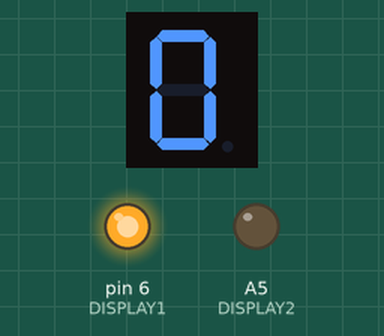
A sketch run on a simulated Teensy 3. Shown: 1-digit seven-segment display, output pins drawn as LEDs (lit = HIGH). Wiring (inferred from the names in the program): 1-digit 7-segment display, segments lit when LOW: segments A7, A6, pin 4, pin 3, pin 2, A8, A9, pin 5. The segment pins are drawn as the display they are named for; pins used as bus, display or sensor lines are not drawn.

Above: at 0.1 s.
At 32.6 s:
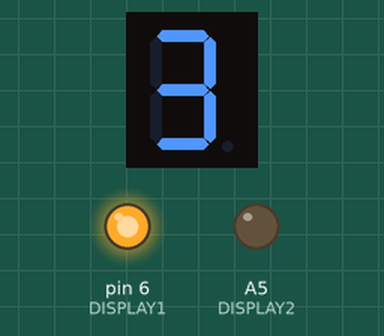
At 64.6 s:
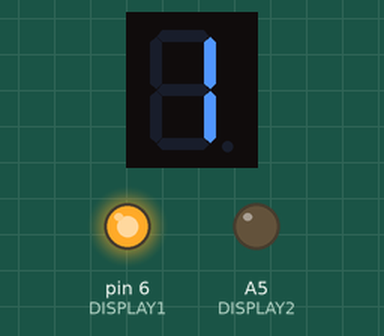
At 129.75 s:
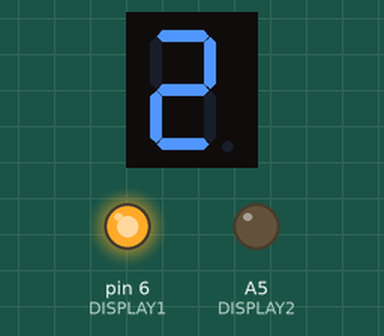

The sketch:

Blink.ino
```cpp
#include "IntervalTimer.h"

// Pin 13 has an LED connected on most Arduino boards.
// Pin 11 has the LED on Teensy 2.0
// Pin 6  has the LED on Teensy++ 2.0
// Pin 13 has the LED on Teensy 3.0
// give it a name:
int LED_A = 21;
int LED_B = 20;
int LED_C = 4;
int LED_D = 3;
int LED_E = 2;
int LED_F = 22;
int LED_G = 23;
int LED_DP = 5;

int DISPLAY1 = 6;
int DISPLAY2 = 19;
int i = 0;
IntervalTimer myTimer;
// the setup routine runs once when you press reset:
void setup() {
  // initialize the digital pin as an output.
  pinMode(LED_A, OUTPUT);
  pinMode(LED_B, OUTPUT);
  pinMode(LED_C, OUTPUT);
  pinMode(LED_D, OUTPUT);
  pinMode(LED_E, OUTPUT);
  pinMode(LED_F, OUTPUT);
  pinMode(LED_G, OUTPUT);
  pinMode(LED_DP, OUTPUT);

  pinMode(DISPLAY1, OUTPUT);
  pinMode(DISPLAY2, OUTPUT);

  reset();
  float resetNum = 500000*3;
  myTimer.begin(timer, resetNum);
}

// the loop routine runs over and over again forever:
void loop() {


digitalWrite(DISPLAY1, HIGH);
zero();
for (i = 0; i <= 9; i++){

  if (i == 1){
    one();
  }
  if (i == 2){
    two();
  }
  if (i == 3){
    three();
  }
  if (i == 4){
    four();
  }
  if (i == 5){
    five();
  }
  if (i == 6){
    six();
  }
  if (i == 7){
    seven();
  }
  if (i == 8){
    eight();
  }
  if (i == 9){
    nine();
  }
}

}
void timer(){
  i = 0;
}
 void zero(){
 //ZERO - A,B,C,D,E,F
 digitalWrite(LED_A, LOW);
 digitalWrite(LED_B, LOW);
 digitalWrite(LED_C, LOW);
 digitalWrite(LED_D, LOW);
 digitalWrite(LED_E, LOW);
 digitalWrite(LED_F, LOW);
 delay(500);
 reset();
 }
 void one(){
 //ONE - B,C
 digitalWrite(LED_B, LOW);
 digitalWrite(LED_C, LOW);
 delay(500);
 reset();
 }
void two(){
 //TWO - A,B,G,E,D

 digitalWrite(LED_A, LOW);
 digitalWrite(LED_B, LOW);
 digitalWrite(LED_G, LOW);
 digitalWrite(LED_E, LOW);
 digitalWrite(LED_D, LOW);
 delay(500);
 reset();
}
void three(){
 //THREE - A,B,C,D,G

 digitalWrite(LED_A, LOW);
 digitalWrite(LED_B, LOW);
 digitalWrite(LED_C, LOW);
 digitalWrite(LED_D, LOW);
 digitalWrite(LED_G, LOW);
 delay(500);
 reset();
}
void four(){
 //FOUR - B,C,F,G

 digitalWrite(LED_B, LOW);
 digitalWrite(LED_C, LOW);
 digitalWrite(LED_F, LOW);
 digitalWrite(LED_G, LOW);
 delay(500);
 reset();
}
void five(){
 //FIVE - A,C,D,F,G

 digitalWrite(LED_A, LOW);
 digitalWrite(LED_C, LOW);
 digitalWrite(LED_D, LOW);
 digitalWrite(LED_F, LOW);
 digitalWrite(LED_G, LOW);
 delay(500);
 reset();
}
void six(){
 //SIX - C,D,E,F,G

 digitalWrite(LED_C, LOW);
 digitalWrite(LED_D, LOW);
 digitalWrite(LED_E, LOW);
 digitalWrite(LED_F, LOW);
 digitalWrite(LED_G, LOW);
 delay(500);
 reset();
}
void seven(){
 //SEVEN - A,B,C

 digitalWrite(LED_A, LOW);
 digitalWrite(LED_B, LOW);
 digitalWrite(LED_C, LOW);
 delay(500);
 reset();
}
void eight(){
 //EIGHT - A,B,C,D,E,F,G

 digitalWrite(LED_A, LOW);
 digitalWrite(LED_B, LOW);
 digitalWrite(LED_C, LOW);
 digitalWrite(LED_D, LOW);
 digitalWrite(LED_E, LOW);
 digitalWrite(LED_F, LOW);
 digitalWrite(LED_G, LOW);
 delay(500);
 reset();
}
void nine(){
 //NINE - A,B,C,F,G

 digitalWrite(LED_A, LOW);
 digitalWrite(LED_B, LOW);
 digitalWrite(LED_C, LOW);
 digitalWrite(LED_F, LOW);
 digitalWrite(LED_G, LOW);
 delay(500);
 reset();
}

void reset(){
  //set all values off
 digitalWrite(LED_A, HIGH);
 digitalWrite(LED_B, HIGH);
 digitalWrite(LED_C, HIGH);
 digitalWrite(LED_D, HIGH);
 digitalWrite(LED_E, HIGH);
 digitalWrite(LED_F, HIGH);
 digitalWrite(LED_G, HIGH);
 digitalWrite(LED_DP, HIGH);
}
```

Measured:
- what the display in image 1 shows lasts 0.5 s, from 32.5 s to 33.0 s
